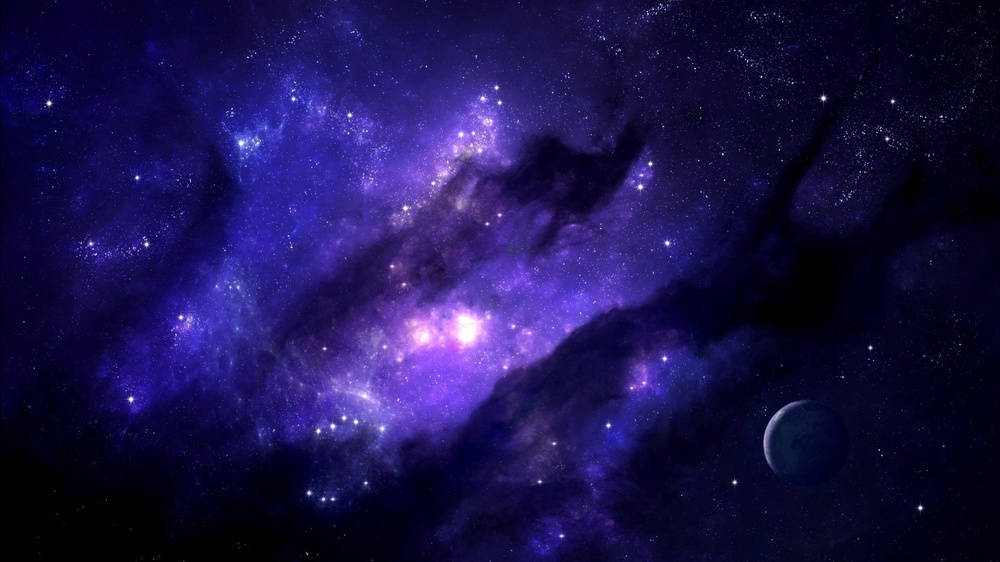
#> input picture Laboratorium 3/images/kosmos.jpg, 1000 x 562 px, shrunk from 1920 x 1080 before the run
$ python Zadanie3_2.py
#> lines starting #> are read from the running program, lines starting #| are printed output that depends on the picture
from matplotlib import pyplot as plt
import numpy as np
import binascii
import cv2 as cv
import math

# Ustawienie rozmiaru wykresu
plt.rcParams["figure.figsize"] = (18, 10)

def encode_as_binary_array(msg):
    """Zakoduj wiadomosc jako ciag binarny"""
    msg = msg.encode("utf-8")
    msg = msg.hex()
    msg = [msg[i:i + 2] for i in range(0, len(msg), 2)]
    msg = ["{:08b}".format(int(el, base=16)) for el in msg]
    return "".join(msg)


def decode_from_binary_array(array):
    """Dekoduj ciag binarny na wiadomosc UTF-8"""
    array = [array[i:i + 8] for i in range(0, len(array), 8)]
    if len(array[-1]) != 8:
        array[-1] = array[-1] + "0" * (8 - len(array[-1]))
    array = ["{:02x}".format(int(el, 2)) for el in array]
    array = "".join(array)
    result = binascii.unhexlify(array)
    return result.decode("utf-8", errors="replace")


def load_image(path, pad=False):
    """Wczytaj obrazek

    Jesli 'pad' jest ustawiony, obrazek zostanie uzupelniony zerami do wielokrotnosci 8 pikseli
    """
#> called with path = 'images/kosmos.jpg', pad = False
    image = cv.imread(path)
#> image is the input picture: shape (562, 1000, 3); mean B, G, R 76, 18.7, 26.4
    image = cv.cvtColor(image, cv.COLOR_BGR2RGB)
    if pad:
        y_pad = 8 - (image.shape[0] % 8)
        x_pad = 8 - (image.shape[1] % 8)
        image = np.pad(
            image, ((0, y_pad), (0, x_pad), (0, 0)), mode='constant')
    return image


def save_image(path, image):
    """Zapisz obrazek na dysku"""
    plt.imsave(path, image)


def clamp(n, minn, maxn):
    """Ogranicz wartosc 'n' do zakresu od 'minn' do 'maxn'"""
    return max(min(maxn, n), minn)


def hide_message(image, message, nbits=1):
    """Ukryj wiadomosc w obrazie (LSB - najmlodsze bity)

    nbits: liczba najmlodszych bitow uzywanych do ukrycia wiadomosci
    """
    nbits = clamp(nbits, 1, 8)
    shape = image.shape
    image = np.copy(image).flatten()
    if len(message) > len(image) * nbits:
        raise ValueError("Wiadomosc jest za dluga :(")

    chunks = [message[i:i + nbits] for i in range(0, len(message), nbits)]
    for i, chunk in enumerate(chunks):
        byte = "{:08b}".format(image[i])
        new_byte = byte[:-nbits] + chunk
        image[i] = int(new_byte, 2)

    return image.reshape(shape)


def reveal_message(image, nbits=1, length=0):
    """Odczytaj ukryta wiadomosc z obrazu

    nbits: liczba najmlodszych bitow do odczytania.
    length: dlugosc wiadomosci w bitach.
    """
    nbits = clamp(nbits, 1, 8)
    shape = image.shape
    image = np.copy(image).flatten()
    length_in_pixels = math.ceil(length / nbits)
    if len(image) < length_in_pixels or length_in_pixels <= 0:
        length_in_pixels = len(image)

    message = ""
    i = 0
    while i < length_in_pixels:
        byte = "{:08b}".format(image[i])
        message += byte[-nbits:]
        i += 1

    mod = length % -nbits
    if mod != 0:
        message = message[:mod]
    return message


# Wczytanie obrazu
original_image = load_image("images/kosmos.jpg")
sizes = original_image.shape
#> sizes = (562, 1000, 3)
length = sizes[0] * sizes[1] * sizes[2]
#> length = 1686000

# Przygotowanie duzej wiadomosci (~80% obrazka)
hidden_message_text = "TajnyTekst" * (length // 100)

# Zakodowanie wiadomosci
twos = encode_as_binary_array(hidden_message_text)

# Wygenerowanie 8 obrazkow
images_with_messages = [hide_message(original_image, twos, n) for n in range(1,9)]
#> the loop in hide_message, `for i, chunk in enumerate(chunks):` made 1348800 passes
#> (byte, new_byte) on passes 1 to 3: ('00000011', '00000010'), ('00000000', '00000001'), ('00011000', '00011000')
#> in hide_message, `return image.reshape(shape)`:
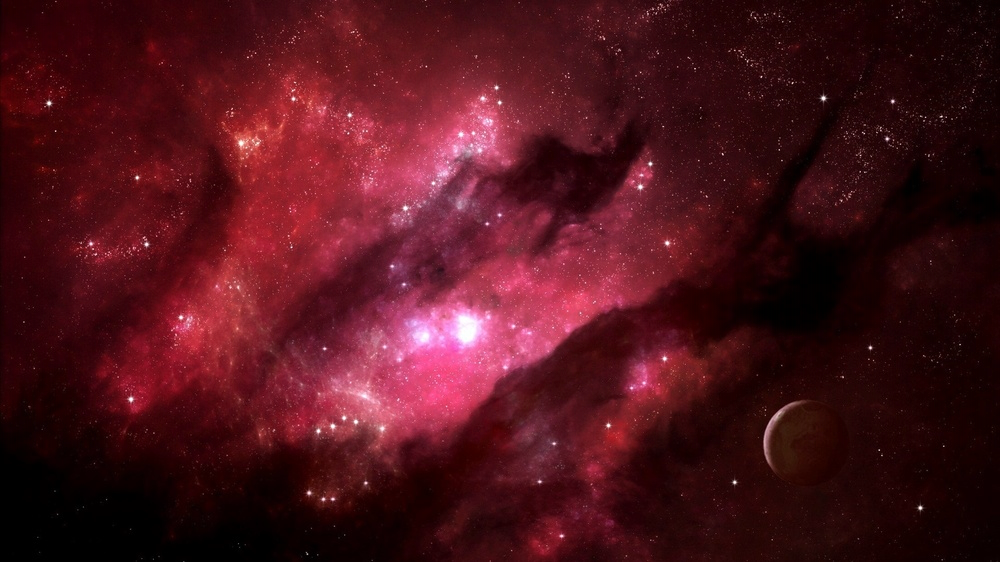
#> returned value: shape (562, 1000, 3); mean of channels 0, 1, 2 26.4, 18.7, 76; drawn as B, G, R
#> the loop in hide_message (call 2), `for i, chunk in enumerate(chunks):` made 674400 passes
#> (chunk, byte, new_byte) on passes 1 to 3: ('01', '00000011', '00000001'), ('01', '00000000', '00000001'), ('01', '00011000', '00011001')
#> in hide_message (call 6), `nbits = clamp(nbits, 1, 8)`: nbits = 6
#> in hide_message (call 6), `chunks = [message[i:i + nbits] for i in range(0, len(message), nbits)]`: chunks = 224800 items
#> the loop in hide_message (call 6), `for i, chunk in enumerate(chunks):` made 224800 passes
#> (chunk, byte, new_byte) on passes 1 to 3: ('010101', '00000011', '00010101'), ('000110', '00000000', '00000110'), ('000101', '00011000', '00000101')
#> in hide_message (call 6), `return image.reshape(shape)`:
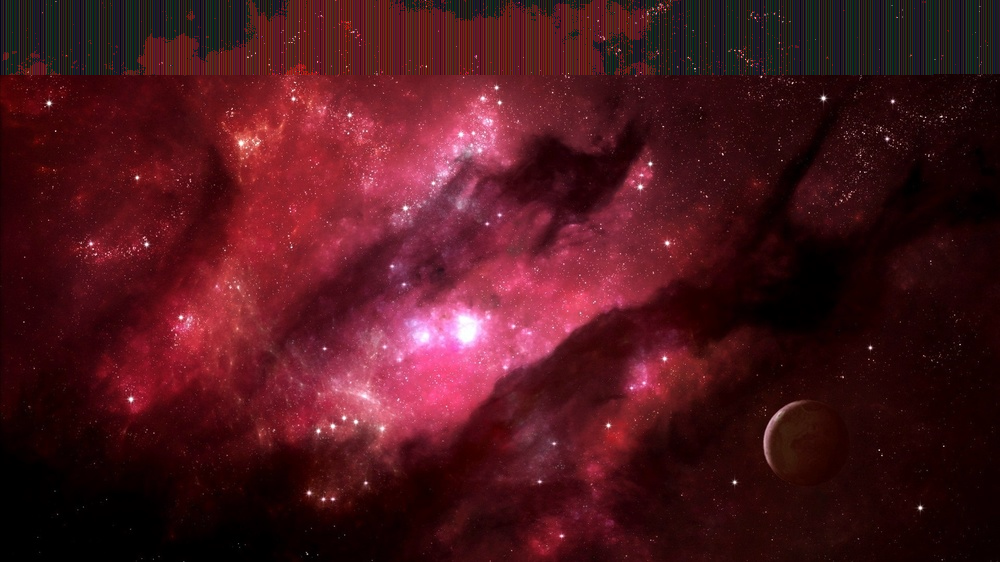
#> returned value: shape (562, 1000, 3); mean of channels 0, 1, 2 28.3, 21.2, 75.5; drawn as B, G, R
#> the loop in hide_message (call 7), `for i, chunk in enumerate(chunks):` made 192686 passes
#> chunk on passes 1 to 3: '0101010', '0011000', '0101101'
#> in hide_message (call 7), `return image.reshape(shape)`:
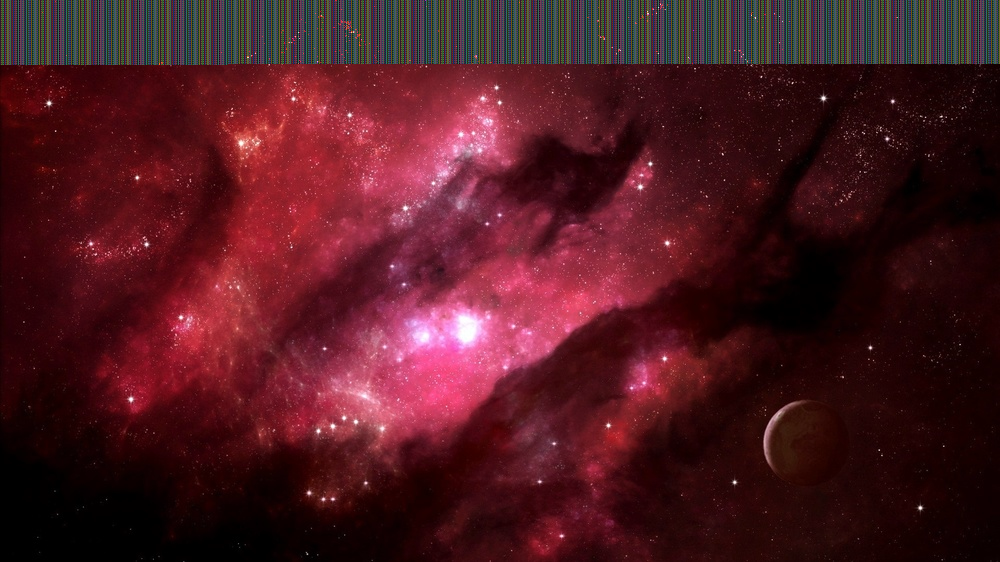
#> returned value: shape (562, 1000, 3); mean of channels 0, 1, 2 32.1, 24.9, 76.8; drawn as B, G, R
#> the loop in hide_message (call 8), `for i, chunk in enumerate(chunks):` made 168600 passes
#> chunk on passes 1 to 3: '01010100', '01100001', '01101010'
#> in hide_message (call 8), `return image.reshape(shape)`:
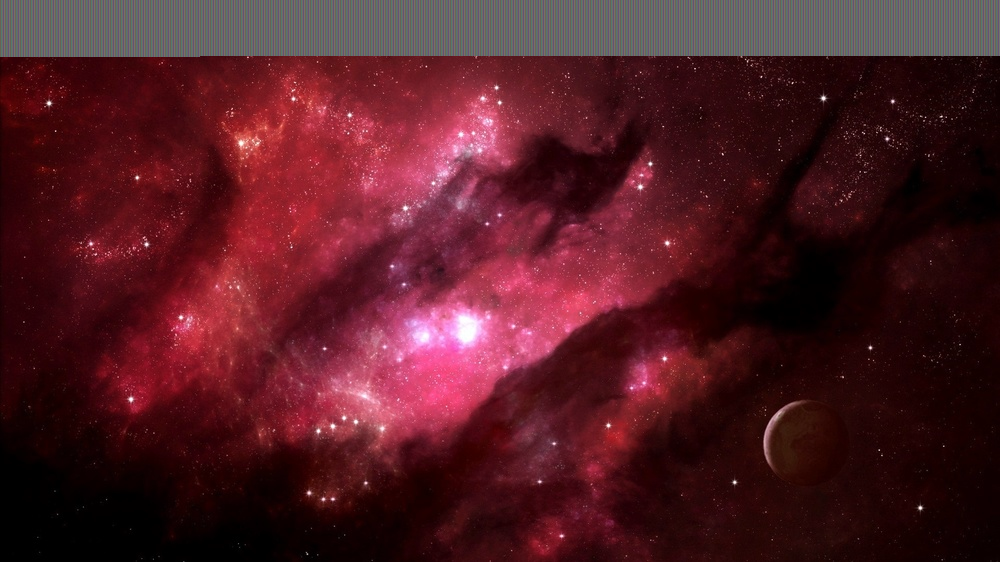
#> returned value: shape (562, 1000, 3); mean of channels 0, 1, 2 35.3, 28.1, 80.7; drawn as B, G, R

# Liczenie MSE bez petli po pikselach
MSE = np.array([np.mean((original_image.astype(float) - img.astype(float))**2) for img in images_with_messages])

# Rysowanie obrazow
fig, ax = plt.subplots(4, 2, figsize=(12, 16))
fig.tight_layout(h_pad=5)
for i, axi in enumerate(ax.flat):
    axi.imshow(images_with_messages[i])
    axi.set_title(f"nbits={i+1}\nMSE={MSE[i]:.2f}")
    axi.axis('off')

# Rysowanie wykresu
plt.figure(figsize=(8,5))
plt.plot(range(1,9), MSE, marker='o')
plt.title("MSE vs nbits")
plt.xlabel("nbits")
plt.ylabel("MSE")
plt.grid(True)
plt.show()
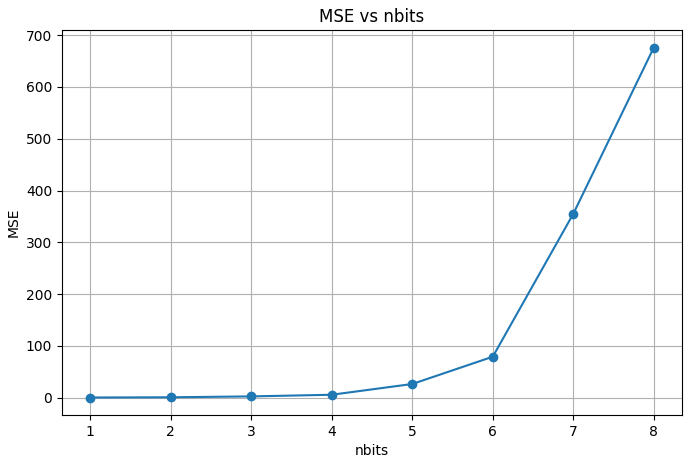
#> figure drawn by matplotlib, 1 panel
